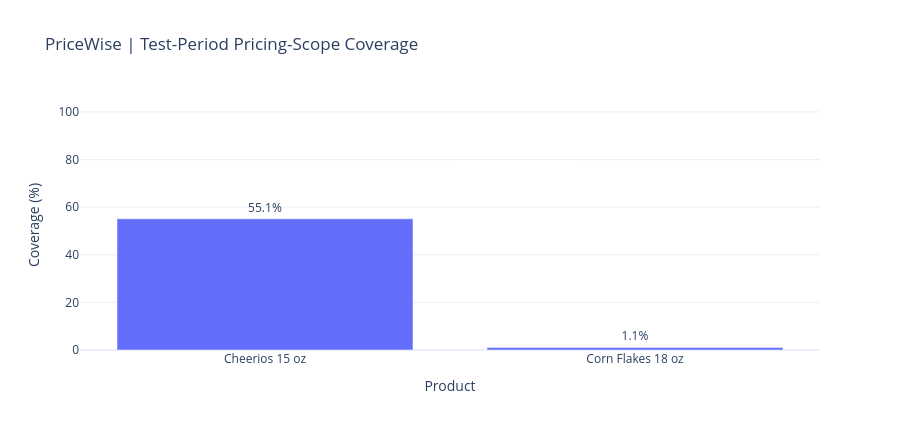

Notebook code for this chart:
### Code cell
# Cell 25 — Cold-start store diagnostics

training_stores = set(
    train_df["STORE"].astype(int)
)

diagnostic["STORE_GROUP"] = np.where(
    diagnostic["STORE"].isin(training_stores),
    "Seen in training",
    "Unseen in training",
)

cold_start_results = []

for group_name, subset in diagnostic.groupby(
    "STORE_GROUP"
):
    metrics = evaluate(
        group_name,
        subset["MOVE"],
        subset["rf_pred"],
    )

    cold_start_results.append({
        "Store group": group_name,
        "Rows": len(subset),
        "Supported rows": int(
            subset["SUPPORTED"].sum()
        ),
        **{
            key: value
            for key, value in metrics.items()
            if key != "Model"
        },
    })

display(
    pd.DataFrame(cold_start_results).round(2)
)

# Visualize pricing-policy coverage.
coverage_chart = product_test_report.copy()

fig = px.bar(
    coverage_chart,
    x="Product",
    y="Coverage (%)",
    text="Coverage (%)",
    title="PriceWise | Test-Period Pricing-Scope Coverage",
)

fig.update_traces(
    texttemplate="%{text:.1f}%",
    textposition="outside",
)

fig.update_layout(
    template="plotly_white",
    height=430,
    yaxis_range=[0, 105],
)

fig.show()

### Figure 1 — Plotly figure (JSON) as saved in the notebook; plotly's stock layout.template omitted (floating-point values rounded to 4 significant figures)
{"data": [{"hovertemplate": "Product=%{x}<br>Coverage (%)=%{text}<extra></extra>", "legendgroup": "", "marker": {"color": "#636efa", "pattern": {"shape": ""}}, "name": "", "orientation": "v", "showlegend": false, "text": [55.1, 1.057], "textposition": "outside", "texttemplate": "%{text:.1f}%", "type": "bar", "x": ["Cheerios 15 oz", "Corn Flakes 18 oz"], "xaxis": "x", "y": [55.1, 1.057], "yaxis": "y"}], "layout": {"barmode": "relative", "height": 430, "legend": {"tracegroupgap": 0}, "title": {"text": "PriceWise | Test-Period Pricing-Scope Coverage"}, "xaxis": {"anchor": "y", "domain": [0, 1], "title": {"text": "Product"}}, "yaxis": {"anchor": "x", "domain": [0, 1], "range": [0, 105], "title": {"text": "Coverage (%)"}}}}
